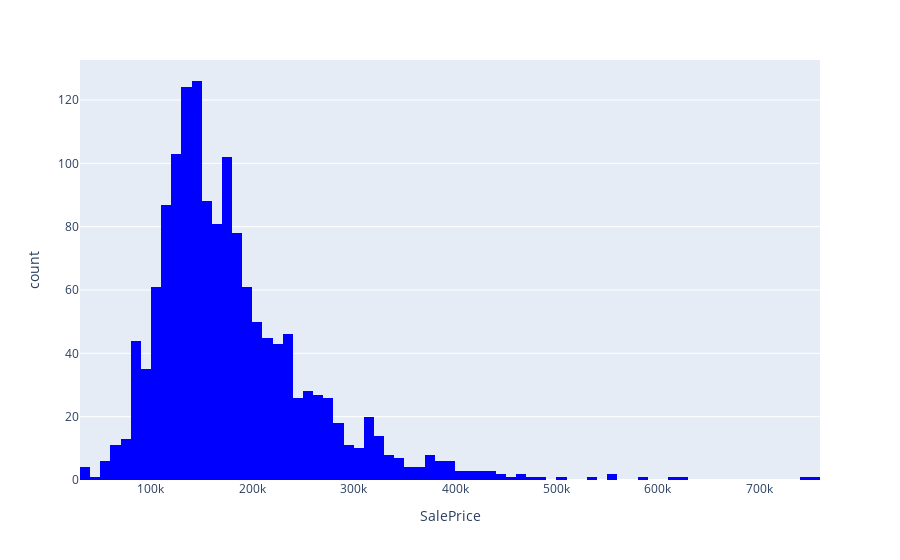

Source (notebook cell):
### Markdown cell above
<a></a>

### SalePrice

### Code cell
px.histogram(df, x="SalePrice", color_discrete_sequence=cm)

### Figure 1 — Plotly figure (JSON) as saved in the notebook; plotly's stock layout.template omitted (floating-point values rounded to 4 significant figures; data arrays with more than 128 entries replaced by an {"elided": "..."} marker saying what was removed)
{"data": [{"alignmentgroup": "True", "bingroup": "x", "hovertemplate": "SalePrice=%{x}<br>count=%{y}<extra></extra>", "legendgroup": "", "marker": {"color": "rgb(0,0,255)", "pattern": {"shape": ""}}, "name": "", "offsetgroup": "", "orientation": "v", "showlegend": false, "type": "histogram", "x": {"elided": "2919 int values"}, "xaxis": "x", "yaxis": "y"}], "layout": {"barmode": "relative", "legend": {"tracegroupgap": 0}, "margin": {"t": 60}, "xaxis": {"anchor": "y", "domain": [0, 1], "title": {"text": "SalePrice"}}, "yaxis": {"anchor": "x", "domain": [0, 1], "title": {"text": "count"}}}}
